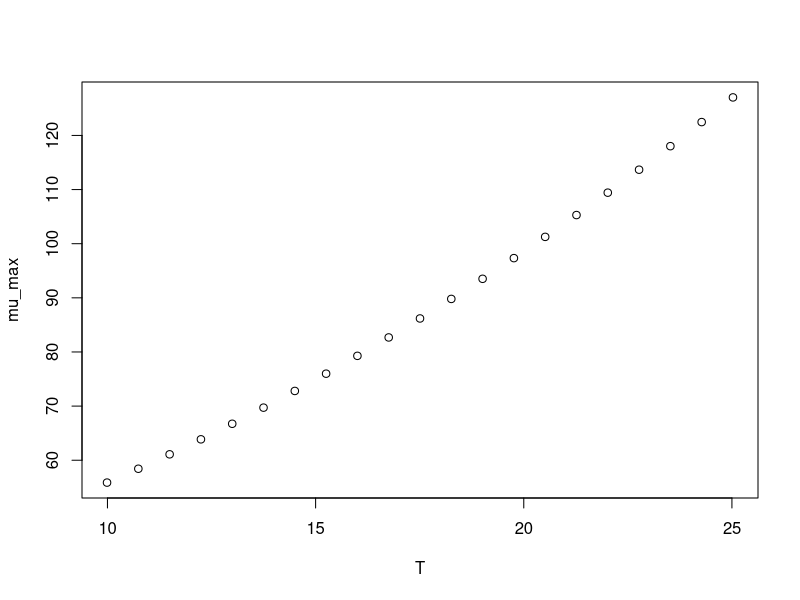

R code for this plot:
#############################
# start of Parameter script
#############################
T <- seq(9.99000999000999,25.025,length.out=21)
#############################
# end of Parameter script
#############################
############################# 
# start of Model script Gropin ID 1264 
#############################
 
# constant coefficients for this model
 
variables <- data.frame(T)
argumentsPar <- expand.grid(variables)
 
# heart of the model
response_surface <- function(T) {
   mumax <-31.85+1.475*T+0.09303*T^2

return(mumax=mumax)
} 

# output parameters
mumax <- cbind(argumentsPar,response_surface(argumentsPar['T']))
colnames(mumax) <- c(colnames(argumentsPar),'mumax')
#############################
# End of Model script
#############################
############################# 
# start of Visualisation script Gropin ID 1264 
#############################
plot(T,mumax$mumax,
                          xlab='T',
                          ylab='mu_max')
#############################
# End of Visualisation script
#############################
